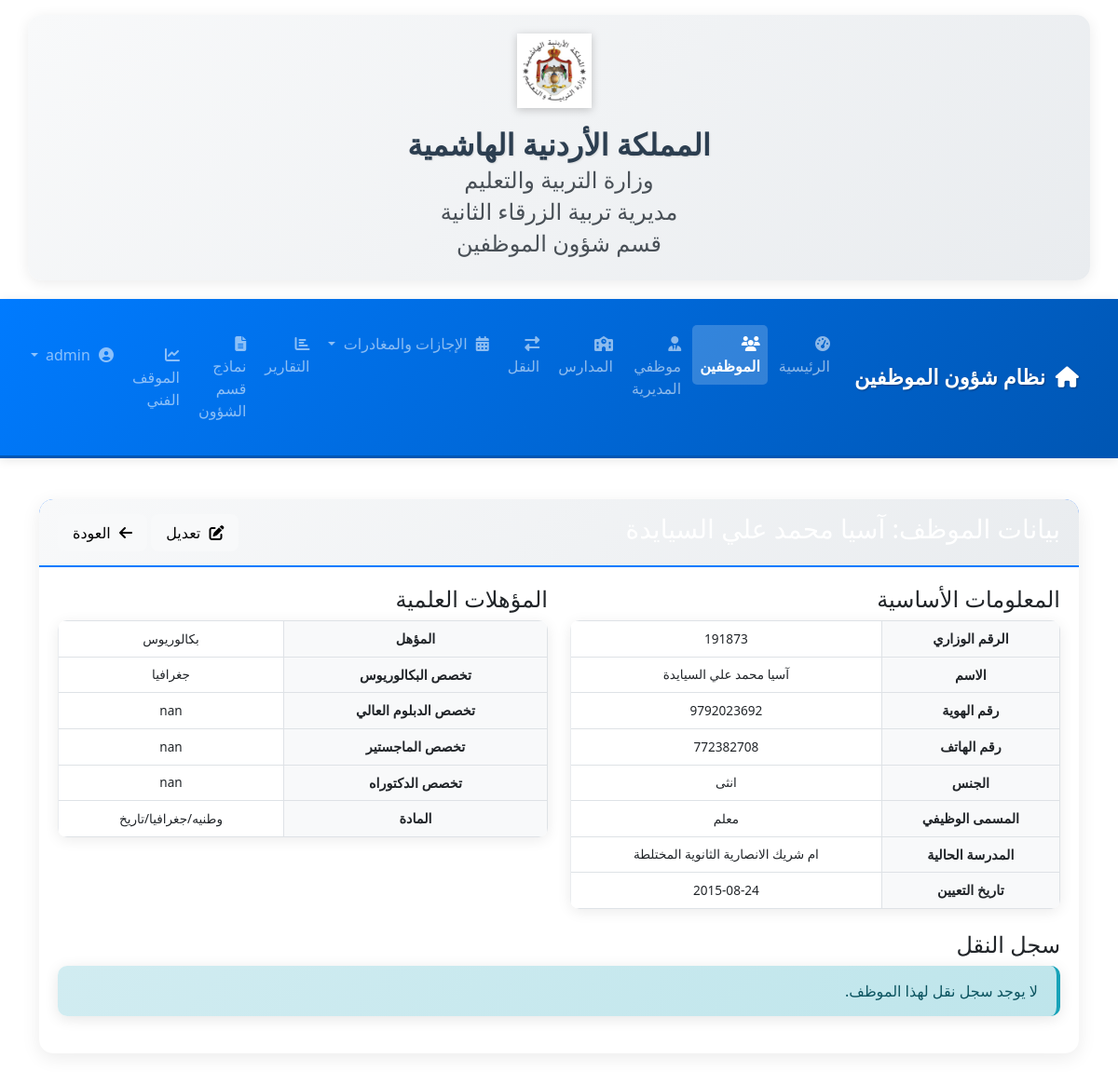
The page /employees/view/2044 (signed in) on the database its author committed.
### models.py (models this page shows, shortened)
class Employee(db.Model):
    id = db.Column(db.Integer, primary_key=True)
    ministry_number = db.Column(db.String(20), unique=True, nullable=False)  # الرقم الوزاري
    name = db.Column(db.String(100), nullable=False)  # الاسم
    civil_id = db.Column(db.String(20), unique=True, nullable=False)  # الرقم المدني (changed from national_id)
    gender = db.Column(db.String(10), nullable=False)  # الجنس
    job_title = db.Column(db.String(50), nullable=False)  # الوظيفة
    qualification = db.Column(db.String(50), nullable=False)  # المؤهل
    bachelor_specialization = db.Column(db.String(100))  # تخصص بكالوريوس
    high_diploma_specialization = db.Column(db.String(100))  # تخصص دبلوم العالي
    masters_specialization = db.Column(db.String(100))  # تخصص ماجستير
    phd_specialization = db.Column(db.String(100))  # تخصص دكتوراه
    subject = db.Column(db.String(100))  # المبحث الدراسي
    phone_number = db.Column(db.String(20))  # رقم الهاتف
    appointment_date = db.Column(db.Date, nullable=False)  # تاريخ التعيين
    school_id = db.Column(db.Integer, db.ForeignKey('school.id'), nullable=False)  # المدرسة
    is_directorate_employee = db.Column(db.Boolean, default=False)  # موظف مديرية
    school = db.relationship('School', backref=db.backref('employees', lazy=True))
    transfers = db.relationship('Transfer', backref='employee', lazy=True, cascade="all, delete-orphan")
    leaves = db.relationship('Leave', backref='employee', lazy=True, cascade="all, delete-orphan")
    leave_balances = db.relationship('LeaveBalance', backref='employee', lazy=True, cascade="all, delete-orphan")
    converted_departures = db.relationship('ConvertedDeparture', backref='employee', lazy=True, cascade="all, delete-orphan")
    monthly_departure_balances = db.relationship('MonthlyDepartureBalance', backref='employee', lazy=True, cascade="all, delete-orphan")

class School(db.Model):
    id = db.Column(db.Integer, primary_key=True)
    name = db.Column(db.String(100), nullable=False)  # اسم المدرسة
    phone = db.Column(db.String(20))  # رقم هاتف المدرسة
    address = db.Column(db.String(200))  # عنوان المدرسة
    gender = db.Column(db.String(20))  # جنس المدرسة (ذكور، إناث، مختلطة)
    region = db.Column(db.String(50))  # المنطقة

### routes/employee_routes.py (the view)
@employee.route('/employees/view/<int:id>')
def view_employee(id):
    employee = Employee.query.get_or_404(id)
    if employee.is_directorate_employee:
        return render_template('directorate_employee_view.html', employee=employee)
    else:
        return render_template('employee_view.html', employee=employee)

### app.py (called while the page is built)
@app.context_processor
def inject_now():
    return {'now': datetime.now()}

@app.context_processor
def inject_user():
    current_user = None
    if 'user_id' in session:
        current_user = User.query.get(session['user_id'])
    return dict(current_user=current_user)

@app.before_request
def check_login():
    allowed_routes = ['auth.login', 'static']
    if 'user_id' not in session and request.endpoint and not any(request.endpoint.startswith(route) for route in allowed_routes):
        return redirect(url_for('auth.login'))

### models.py (called while the page is built, shortened)
    def has_permission(self, permission=None):
        if self.is_admin:
            if permission:
                return True

### templates/employee_view.html (shortened to what this page needs)
{% extends 'base.html' %}
{% block content %}
<div class="container mt-4">
    <div class="card">
        <div class="card-header bg-primary text-white d-flex justify-content-between align-items-center">
            <h3>بيانات الموظف: {{ employee.name }}</h3>
            <div>
                {% if current_user.has_permission('can_edit_employees') or current_user.has_permission('can_edit_employees_data') %}
                <a href="{{ url_for('employee.edit_employee', id=employee.id) }}" class="btn btn-light">
                    <i class="fas fa-edit"></i> تعديل
                </a>
                {% endif %}
                <a href="{{ url_for('employee.employees') }}" class="btn btn-light">
                    <i class="fas fa-arrow-left"></i> العودة
                </a>
            </div>
        </div>
        <div class="card-body">
            <div class="row">
                <div class="col-md-6">
                    <h4>المعلومات الأساسية</h4>
                    <table class="table table-bordered">
                        <tr>
                            <th>الرقم الوزاري</th>
                            <td>{{ employee.ministry_number }}</td>
                        </tr>
                        <tr>
                            <th>الاسم</th>
                            <td>{{ employee.name }}</td>
                        </tr>
                        <tr>
                            <th>رقم الهوية</th>
                            <td>{{ employee.civil_id }}</td>
                        </tr>
                        <tr>
                            <th>رقم الهاتف</th>
                            <td>{{ employee.phone_number or 'غير محدد' }}</td>
                        </tr>
                        <tr>
                            <th>الجنس</th>
                            <td>{{ employee.gender }}</td>
                        </tr>
                        <tr>
                            <th>المسمى الوظيفي</th>
                            <td>{{ employee.job_title }}</td>
                        </tr>
                        <tr>
                            <th>المدرسة الحالية</th>
                            <td>{{ employee.school.name if employee.school else 'غير محدد' }}</td>
                        </tr>
                        <tr>
                            <th>تاريخ التعيين</th>
                            <td>{{ employee.appointment_date.strftime('%Y-%m-%d') }}</td>
                        </tr>
                    </table>
                </div>
                <div class="col-md-6">
                    <h4>المؤهلات العلمية</h4>
                    <table class="table table-bordered">
                        <tr>
                            <th>المؤهل</th>
                            <td>{{ employee.qualification }}</td>
                        </tr>
                        <tr>
                            <th>تخصص البكالوريوس</th>
                            <td>{{ employee.bachelor_specialization or 'غير محدد' }}</td>
                        </tr>
                        <tr>
                            <th>تخصص الدبلوم العالي</th>
                            <td>{{ employee.high_diploma_specialization or 'غير محدد' }}</td>
                        </tr>
                        <tr>
                            <th>تخصص الماجستير</th>
                            <td>{{ employee.masters_specialization or 'غير محدد' }}</td>
                        </tr>
                        <tr>
                            <th>تخصص الدكتوراه</th>
                            <td>{{ employee.phd_specialization or 'غير محدد' }}</td>
                        </tr>
                        <tr>
                            <th>المادة</th>
                            <td>{{ employee.subject or 'غير محدد' }}</td>
                        </tr>
                    </table>
                </div>
            </div>
            <h4 class="mt-4">سجل النقل</h4>
            {% if employee.transfers_from %}
            <div class="table-responsive">
                <table class="table table-striped">
                    <thead class="table-dark">
                        <tr>
                            <th>من مدرسة</th>
                            <th>إلى مدرسة</th>
                            <th>تاريخ النقل</th>
                            <th>سبب النقل</th>
                            {% if current_user.has_permission('can_edit_transfers_data') or current_user.has_permission('can_delete_transfer') %}
                            <th>الإجراءات</th>
                            {% endif %}
                        </tr>
                    </thead>
                    <tbody>
                        {% for transfer in employee.transfers_from %}
                        <tr>
                            <td>{{ transfer.from_school.name }}</td>
                            <td>{{ transfer.to_school.name }}</td>
                            <td>{{ transfer.transfer_date.strftime('%Y-%m-%d') }}</td>
                            <td>{{ transfer.reason }}</td>
                            {% if current_user.has_permission('can_edit_transfers_data') or current_user.has_permission('can_delete_transfer') %}
                            <td>
                                <div class="btn-group" role="group">
                                    {% if current_user.has_permission('can_edit_transfers_data') %}
                                    <a href="{{ url_for('main.edit_transfer', id=transfer.id) }}" class="btn btn-sm btn-warning" title="تعديل">
                                        <i class="fas fa-edit"></i>
                                    </a>
                                    {% endif %}
                                    {% if current_user.has_permission('can_delete_transfer') %}
                                    <form method="POST" action="{{ url_for('main.delete_transfer', id=transfer.id) }}" style="display:inline;">
                                        <button type="submit" class="btn btn-sm btn-danger" title="حذف" onclick="return window.confirm('هل أنت متأكد من حذف سجل النقل هذا؟')">
                                            <i class="fas fa-trash"></i>
                                        </button>
                                    </form>
                                    {% endif %}
                                </div>
                            </td>
                            {% endif %}
                        </tr>
                        {% endfor %}
                    </tbody>
                </table>
            </div>
            {% else %}
            <div class="alert alert-info">
                لا يوجد سجل نقل لهذا الموظف.
            </div>
            {% endif %}
        </div>
    </div>
</div>
{% endblock %}

### static/css/style.css (style rules this page uses)
.alert { margin-bottom: 20px; }
.table { margin-bottom: 0; }
.table th { background-color: #f8f9fa; font-weight: bold; text-align: center; }
.table td { text-align: center; vertical-align: middle; }
.card { border: none; border-radius: 15px; box-shadow: 0 5px 20px rgba(0, 0, 0, 0.08); transition: all 0.3s ease; overflow: hidden; }
.card-header { background: linear-gradient(135deg, #f8f9fa 0%, #e9ecef 100%); border-bottom: 2px solid #007bff; font-weight: bold; padding: 15px 20px; border-radius: 15px 15px 0 0 !important; }
.card-body { padding: 20px; }
.table { border-radius: 10px; overflow: hidden; box-shadow: 0 3px 15px rgba(0, 0, 0, 0.08); margin-bottom: 0; }
.table tbody tr { transition: all 0.3s ease; }
.table td { text-align: center; vertical-align: middle; padding: 12px 10px; border-color: #e9ecef; }
.btn { border-radius: 8px; font-weight: 500; padding: 8px 16px; transition: all 0.3s ease; border: none; position: relative; overflow: hidden; }
.btn:before { content: ''; position: absolute; top: 0; left: -100%; width: 100%; height: 100%; background: linear-gradient(90deg, transparent, rgba(255, 255, 255, 0.2), transparent); transition: left 0.5s; }
.alert { border: none; border-radius: 10px; padding: 15px 20px; margin-bottom: 20px; box-shadow: 0 3px 15px rgba(0, 0, 0, 0.1); }
.alert-info { background: linear-gradient(135deg, #d1ecf1 0%, #bee5eb 100%); color: #0c5460; border-right: 4px solid #17a2b8; }
.container, .container-fluid { padding-top: 20px; padding-bottom: 20px; }
.fas, .far { margin-left: 5px; }
.table th { white-space: nowrap; font-size: 0.9rem; }
.table td { font-size: 0.85rem; padding: 8px 6px; }

### rows shown on the page
Employee: ministry_number "191873", name "آسيا محمد علي السيايدة", civil_id "9792023692", phone_number "772382708", gender "انثى", job_title "معلم", appointment_date "2015-08-24", qualification "بكالوريوس", bachelor_specialization "جغرافيا", high_diploma_specialization "nan", masters_specialization "nan", phd_specialization "nan", subject "وطنيه/جغرافيا/تاريخ"
School: school "ام شريك الانصارية الثانوية المختلطة"
